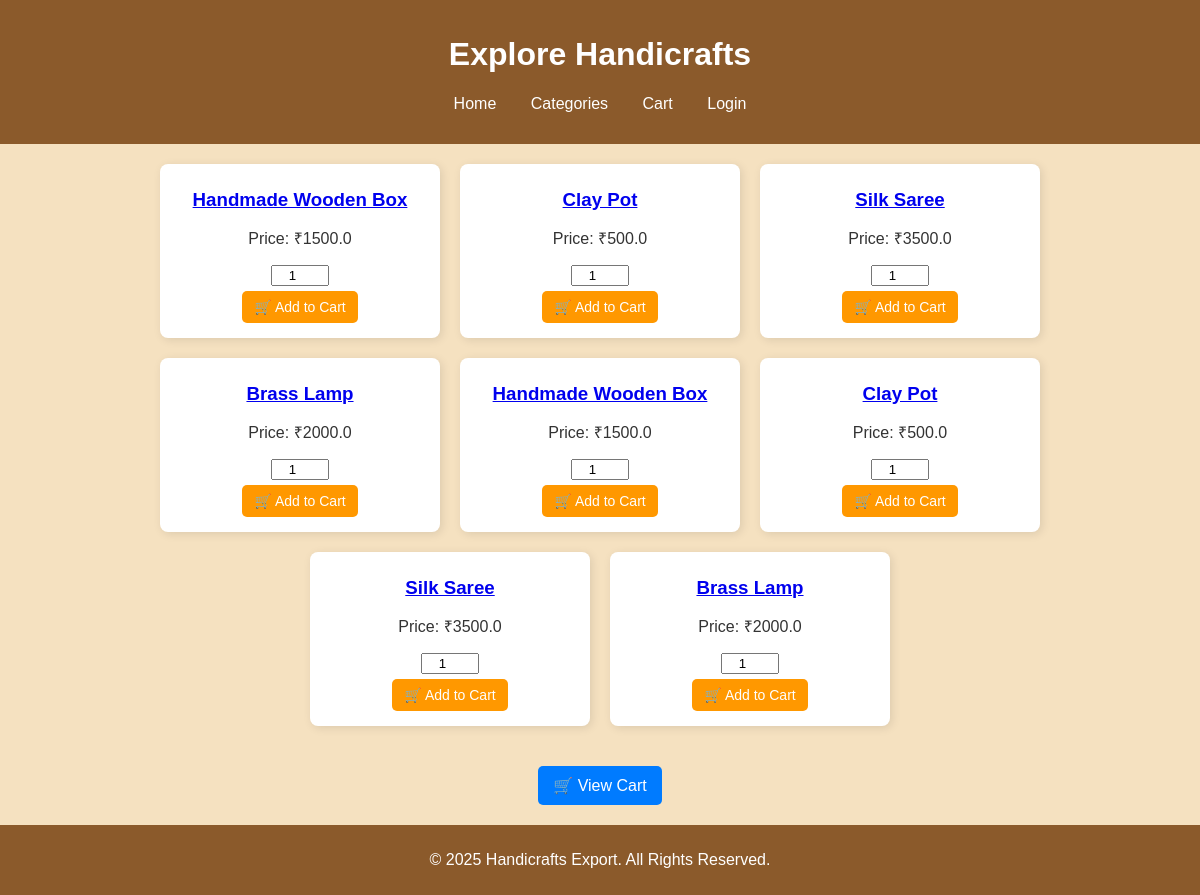
Page /products on the committed database.
### tables this page shows
CREATE TABLE products (
    id INTEGER PRIMARY KEY AUTOINCREMENT,
    name TEXT NOT NULL,
    category TEXT NOT NULL,
    price REAL NOT NULL,
    export_states TEXT NOT NULL
);

### app.py (the view)
@app.route('/products')
def show_products():
    conn = get_db_connection()
    products = conn.execute('SELECT * FROM products').fetchall()
    conn.close()
    return render_template('products.html', products=products)

### database.py (called while the page is built)
def get_db_connection():
    try:
        conn = sqlite3.connect('products.db')
        conn.row_factory = sqlite3.Row
        return conn
    except sqlite3.Error as e:
        print("Database connection error:", e)
        return None

### templates/products.html (shortened to what this page needs)
<!DOCTYPE html>
<html lang="en">
<head>
    <link rel="stylesheet" href="{{ url_for('static', filename='styles.css') }}">
</head>
<body>
    <header>
        <h1>Explore Handicrafts</h1>
        <nav>
            <ul>
                <li><a href="{{ url_for('show_products') }}">Home</a></li>
                <li><a href="{{ url_for('show_products') }}">Categories</a></li>
                <li><a href="{{ url_for('show_cart') }}">Cart</a></li>
                <li><a href="#">Login</a></li>
            </ul>
        </nav>
    </header>
    <section class="products-container">
        {% for product in products %}
            <div class="product-card">
                <h3><a href="{{ url_for('product_detail', product_id=product['id']) }}">{{ product['name'] }}</a></h3>
                <p>Price: ₹{{ product['price'] }}</p>
                <form action="{{ url_for('add_to_cart', product_id=product['id']) }}" method="POST" class="add-to-cart-form">
                    <input type="number" name="quantity" value="1" min="1">
                    <button type="submit" class="add-to-cart-btn">🛒 Add to Cart</button>
                </form>
            </div>
        {% endfor %}
    </section>
    <a href="{{ url_for('show_cart') }}" class="cart-btn">🛒 View Cart</a>
    <footer>
        <p>&copy; 2025 Handicrafts Export. All Rights Reserved.</p>
    </footer>
</body>
</html>

### static/styles.css (style rules this page uses)
body { background-color: #f8f1e4; font-family: Arial, sans-serif; margin: 0; padding: 0; }
.product-card { background-color: white; padding: 15px; box-shadow: 0px 4px 6px rgba(0, 0, 0, 0.1); text-align: center; border-radius: 8px; width: 230px; transition: transform 0.3s ease; }
.add-to-cart-btn { background-color: #ff9800; color: white; padding: 10px; border: none; border-radius: 5px; cursor: pointer; font-size: 16px; }
footer { background-color: #6b4f4f; color: white; text-align: center; padding: 15px 0; margin-top: 30px; }

### templates/products.html (style rules this page uses)
body { font-family: Arial, sans-serif; background-color: #F5E1C0; margin: 0; padding: 0; text-align: center; }
header { background-color: #8B5A2B; color: white; padding: 15px; }
nav ul { list-style: none; padding: 0; }
nav ul li { display: inline; margin: 0 15px; }
nav ul li a { text-decoration: none; color: white; font-size: 16px; }
.products-container { width: 90%; margin: auto; display: flex; flex-wrap: wrap; justify-content: center; gap: 20px; padding: 20px 0; }
.product-card { background: white; width: 250px; padding: 15px; border-radius: 8px; box-shadow: 2px 2px 10px rgba(0, 0, 0, 0.1); text-align: center; }
.product-card h3 { margin: 10px 0; }
.product-card p { font-size: 16px; color: #333; }
.add-to-cart-form { display: flex; flex-direction: column; align-items: center; margin-top: 10px; }
.add-to-cart-form input { width: 50px; text-align: center; }
.add-to-cart-btn { background-color: #FF9800; color: white; border: none; padding: 8px 12px; cursor: pointer; border-radius: 5px; font-size: 14px; margin-top: 5px; }
.cart-btn { background-color: #007BFF; color: white; text-decoration: none; padding: 10px 15px; border-radius: 5px; font-size: 16px; display: inline-block; margin-top: 20px; }
footer { margin-top: 20px; background-color: #8B5A2B; color: white; padding: 10px 0; }

### rows in the picture
products: name "Handmade Wooden Box", price "1500.0"
products: name "Clay Pot", price "500.0"
products: name "Silk Saree", price "3500.0"
products: name "Brass Lamp", price "2000.0"
products: name "Handmade Wooden Box", price "1500.0"
products: name "Clay Pot", price "500.0"
products: name "Silk Saree", price "3500.0"
products: name "Brass Lamp", price "2000.0"
